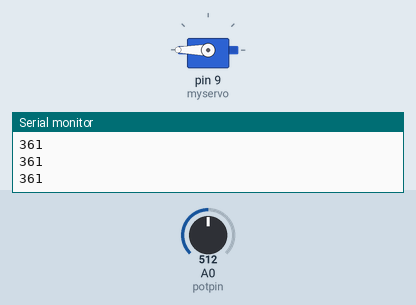
Recording of a sketch running on a simulated Arduino Uno, built with avr-gcc and run on an emulated ATmega328P. Parts: servo, the last lines printed to the serial monitor. The inputs (shaded band) are chosen by the test bench; at power-on: A0 (potpin) = 512.

Above: at 1.2 s.
1.3 s: A0 (potpin) set to 699
2.8 s: A0 (potpin) set to 723
At 4.0 s:
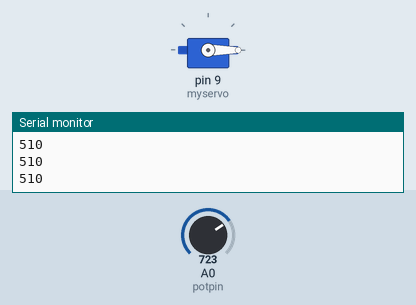
4.3 s: A0 (potpin) set to 122
At 5.5 s:
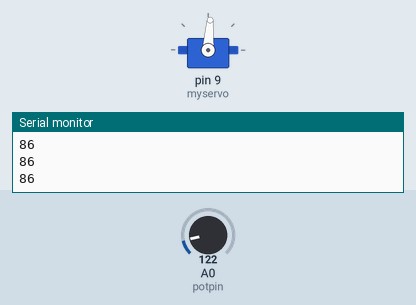
5.8 s: A0 (potpin) set to 0
At 6.4 s:
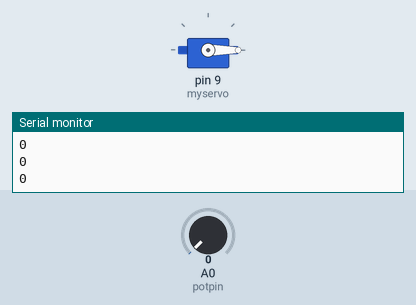
7.3 s: A0 (potpin) set to 306
At 7.6 s:
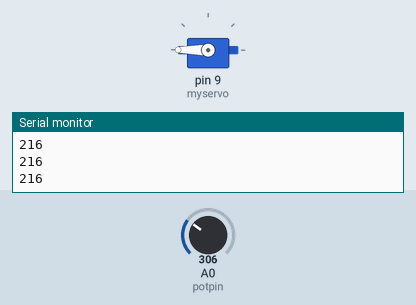
Timing chart, 0 to 9.8 s (numbered marks = the images above; inputs shaded):
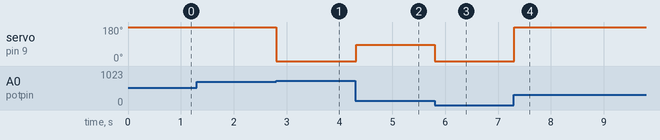

Measured:
- the behaviour switches between 708 and 709 on A0 (potpin) (found by bisection; images 0 and 1)
- after the input at 2.8 s, servo on pin 9 (myservo): 180° → 0° at once
- after the input at 4.3 s, servo on pin 9 (myservo): 0° → 86° at once
- after the input at 5.8 s, servo on pin 9 (myservo): 86° → 0° at once
- after the input at 7.3 s, servo on pin 9 (myservo): 0° → 180° at once

The sketch:

ServoKnob.ino
```cpp
#include <Servo.h>

Servo myservo;  // create servo object to control a servo

int potpin = 0;  // analog pin used to connect the potentiometer
int val;    // variable to read the value from the analog pin

void setup() {
  myservo.attach(9);  // attaches the servo on pin 9 to the servo object
  Serial.begin(9600);
}

void loop() {
  val = analogRead(potpin);            // reads the value of the potentiometer (value between 0 and 1023)
  val = map(val, 0, 255, 0, 180);     // scale it to use it with the servo (value between 0 and 180)
  myservo.write(val);                  // sets the servo position according to the scaled value
  Serial.println(val);
  delay(15);                           // waits for the servo to get there

}
```
